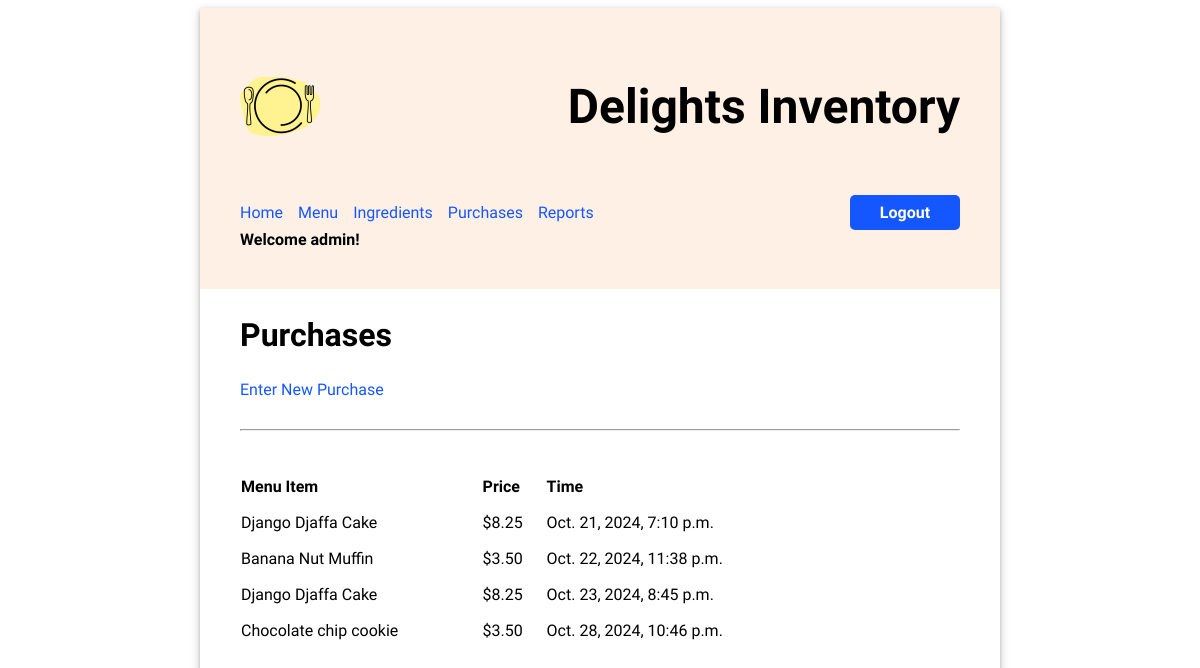
The page /purchases/ (signed in) on the database its author committed.
### inventory/models.py (models this page shows, shortened)
class Purchase(models.Model):
    menu_item = models.ForeignKey(MenuItem, on_delete=models.CASCADE)
    timestamp = models.DateTimeField(auto_now_add=True)

class MenuItem(models.Model):
    title = models.CharField(max_length=200)
    price = models.FloatField(default=0)

### inventory/views.py (the view)
# urls.py: path('purchases/', views.PurchasesView.as_view(), name="purchases"),
class PurchasesView(LoginRequiredMixin,ListView):
    model = Purchase
    template_name = "inventory/view_purchases.html"

### inventory/templates/inventory/view_purchases.html (shortened to what this page needs)
{% extends 'base.html' %}
{% load static %}
{% block content %}
<h2>Purchases</h2>
<a href="{% url 'new_purchase' %}">Enter New Purchase</a>
<hr/>
<table class="inventory-table">
    <thead>
        <tr>
            <th>Menu Item</th>
            <th>Price</th>
            <th>Time</th>
        </tr>
    </thead>
    <tbody>
    {% for purchase in object_list %}
        <tr>
            <td>{{ purchase.menu_item.title }}</td>
            <td class="price">${{ purchase.menu_item.price|stringformat:".2f" }}</td>
            <td>{{ purchase.timestamp }}</td>
        </tr>
    {% endfor %}
    </tbody>
</table>
{% endblock %}

### inventory/templates/base.html (shortened to what this page needs)
{% load static %}
<!DOCTYPE html>
<html>
<head>
    <link rel="stylesheet" type="text/css" href="{% static 'routes/style.css' %}" />
</head>
<body>
    <div class="app">
        <header>
            <div class="header-first-row">
                <img src="{% static 'routes/food-pic.png' %}" alt="Inventory Logo" width="80px" />
                <h1 class="title">Delights Inventory</h1>
            </div>
            <nav class="navbar">
                <a class="nav-item" href="{% url 'home' %}">Home</a>
                <a class="nav-item" href="{% url 'menu' %}">Menu</a>
                <a class="nav-item" href="{% url 'ingredients' %}">Ingredients</a>
                <a class="nav-item" href="{% url 'purchases' %}">Purchases</a>
                <a class="nav-item" href="{% url 'reports' %}">Reports</a>
                {% if user.is_authenticated %}
                <a class="logout" href="/logout">Logout</a>
                {% endif %}
            </nav>
            {% if user.username %}
                 <h4 class="header-greet">Welcome {{ user.username }}!</h4>
            {% endif %}
        </header>
        <main>{% block content %}{% endblock %}</main>
    </div>
</body>
</html>

### inventory/static/routes/style.css (style rules this page uses)
body { font-family: 'Oxygen', sans-serif; }
input[type=submit], button, .logout, .logout-button { background-color: #1557FF; color: white; border: 0px; border-radius: 5px; padding: 12px 20px; font-weight: bold; font-size: 1em; text-decoration: none; text-align: center; height: max-content; width: auto; }
.logout { height: max-content; margin: 30px; padding: 10px; }
hr { margin: 30px 0; }
header { background-color: #FFF0E5; min-height: 200px; display: flex; flex-direction: column; align-items: flex-start; padding: 40px; }
.header-first-row { width: 100%; display: flex; justify-content: space-between; align-items: center; }
.title { font-size: 3em; padding: 30px 0; margin: auto 0; }
.header-greet { margin: 0; }
.navbar { margin-top: 30px; display: flex; width: 100%; align-items: center; }
.navbar a { text-decoration: none; padding: 8px 0; color: #1557FF; margin-right: 15px; }
.navbar a.logout { display: inline-block; padding: 8px 15px; margin: 0 0 0 auto; height: auto; min-width: 80px; color: white; text-align: center; background-color: #1557FF; border-radius: 5px; }
.app { min-width: 800px; max-width: 60%; margin: 0 auto; box-shadow: 0 2px 4px rgba(0, 0, 0, 0.2), 0 3px 10px rgba(0, 0, 0, 0.19); }
main { display: flex; flex-direction: column; padding: 0 40px 20px; justify-content: center; }
main h2 { font-size: 2em; }
main table { text-align: left; border-collapse: separate; border-spacing: 0 15px; width: 80%; }
::placeholder { color: #999; opacity: 1; font-style: italic; }
a { text-decoration: none; color: #1557FF; }

### rows shown on the page
Purchase: menu_item "Django Djaffa Cake", menu_item.price "8.25", timestamp "Oct. 21, 2024, 7:10 p.m."
Purchase: menu_item "Banana Nut Muffin", menu_item.price "3.50", timestamp "Oct. 22, 2024, 11:38 p.m."
Purchase: menu_item "Django Djaffa Cake", menu_item.price "8.25", timestamp "Oct. 23, 2024, 8:45 p.m."
Purchase: menu_item "Chocolate chip cookie", menu_item.price "3.50", timestamp "Oct. 28, 2024, 10:46 p.m."

### other values the page prints
{{ user.username }} "admin"
